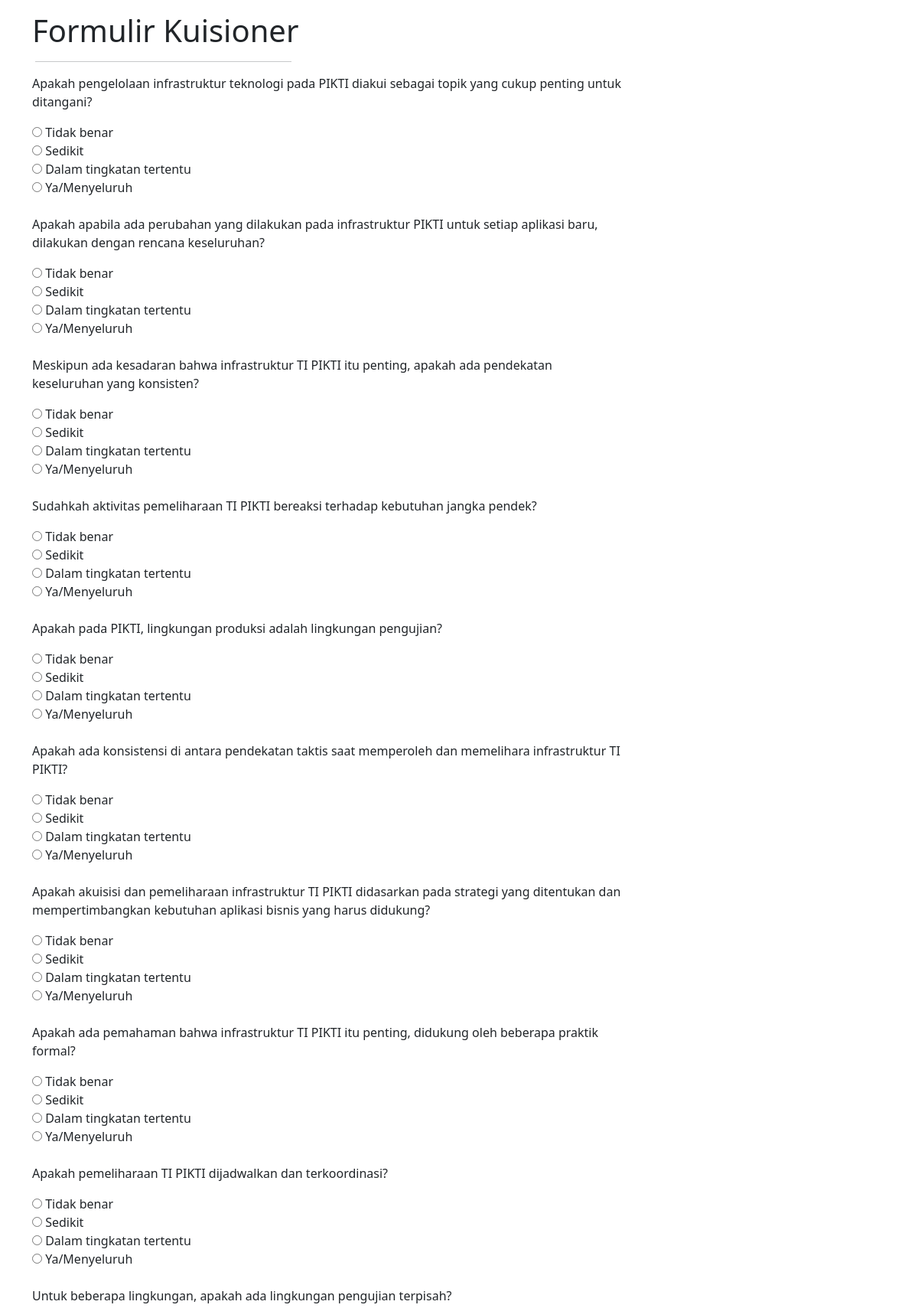
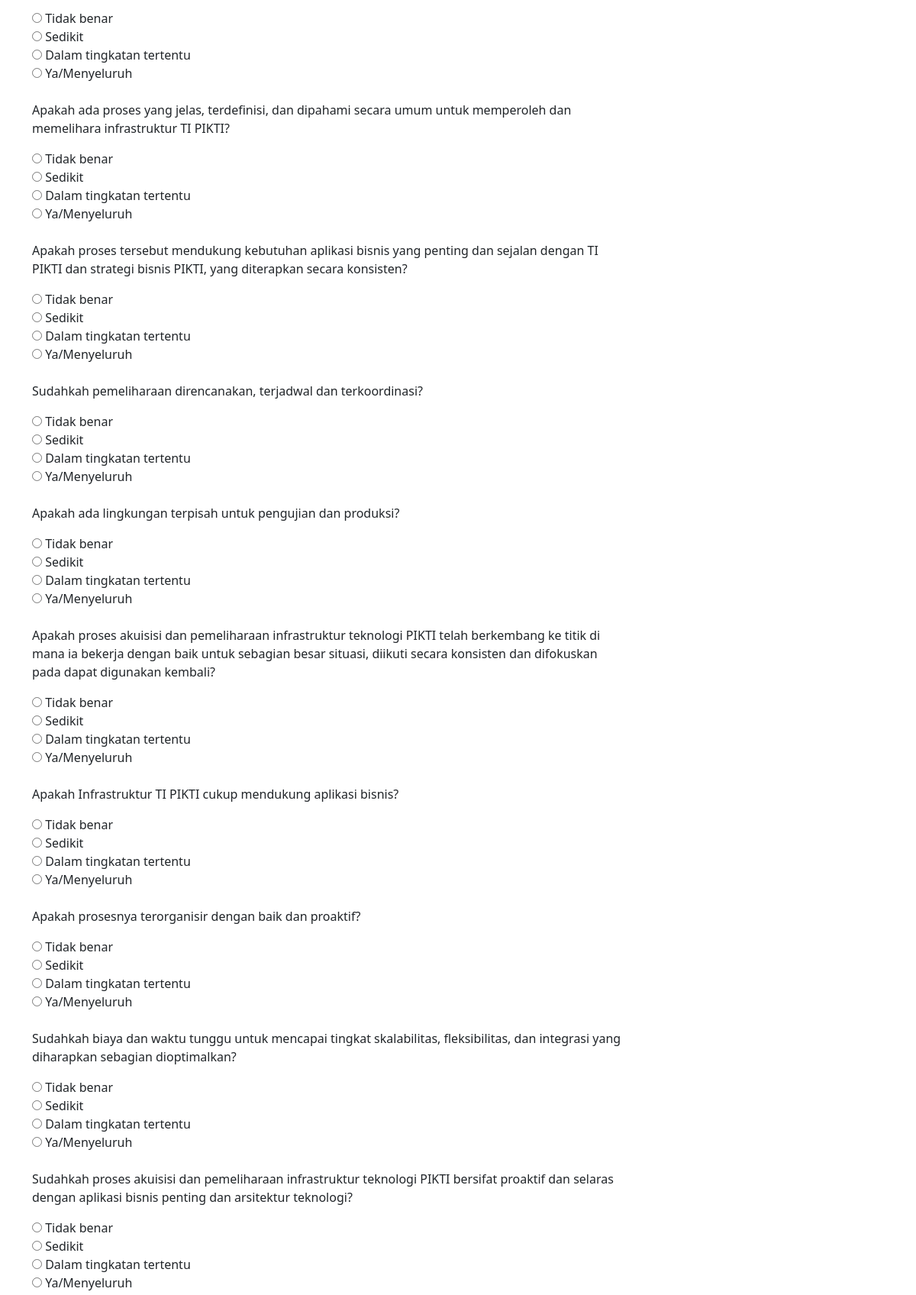
/Frontend/pertanyaan/3 (upper part), run on the app's committed database (2 pictures, top to bottom).
### tables this page shows
CREATE TABLE `kuisioner` (
  `id` int(11) NOT NULL,
  `id_kategori` int(11) NOT NULL,
  `pertanyaan` varchar(255) NOT NULL,
  `level` int(11) NOT NULL
);

### application/controllers/Frontend.php (called while the page is built, shortened)
<?php
class Frontend extends CI_Controller {
    function __construct() {
		$this->load->model('Dashboard_model');
	}
   public function pertanyaan($id)
   {
		$data['kuisioner'] = $this->Dashboard_model->ambil_where('kuisioner','id_kategori',$id);
		$this->load->view('frontend/kuisioner',$data);
   }
}

### index.php (called while the page is built, shortened)
<?php
require_once BASEPATH.'core/CodeIgniter.php';

### application/models/Dashboard_model.php (called while the page is built, shortened)
<?php
class Dashboard_model extends CI_Model {
	function ambil_where($table,$field,$id)
	{
		$this->db->select('*');
		$this->db->from($table);
		$this->db->where($field, $id);
		$this->db->order_by('id','ASC');
		return $this->db->get()->result();
	}
}
?>

### application/views/frontend/kuisioner.php (the view, shortened to what this page needs)
<!DOCTYPE html>
<html lang="en">
<head>
    <link href="https://cdn.jsdelivr.net/npm/bootstrap@5.0.0-beta3/dist/css/bootstrap.min.css" rel="stylesheet" />
</head>
<body>
    <div class="navbar navbar-inverse navbar-fixed-top">
    </div>
    <div class="container">
        <div class="mb-2 col-lg-12">
            <div class="page-header">
                <h1 id="forms">Formulir Kuisioner</h1>
            </div>
        </div>
        <hr class="mt-3 ms-1" style="width:30%;text-align:left;margin-left:0">
        <div class="row">
            <div class="col-lg-10">
                <form class="form-horizontal" action="<?= base_url('Frontend/p_hasil/'.$this->uri->segment(3));?>" method="post">
                        <fieldset>
                            <div id="po" class="form-group">
                                <div class="mb-3 col-lg-10">
                                    <?php foreach($kuisioner as $get) {?>
                                    <p> <?= $get->pertanyaan;?> </p>
                                    <input type="radio" id="html" name="<?= $get->id;?>" value="0">
                                    <label for="html">Tidak benar</label><br>
                                    <input type="radio" id="html" name="<?= $get->id;?>" value="0.33">
                                    <label for="html">Sedikit</label><br>
                                    <input type="radio" id="html" name="<?= $get->id;?>" value="0.67">
                                    <label for="html">Dalam tingkatan tertentu</label><br>
                                    <input type="radio" id="html" name="<?= $get->id;?>" value=" 1">
                                    <label for="html">Ya/Menyeluruh</label><br>
                                    <br>
                                    <?php } ?>
                                </div>
                            </div>
                        </fieldset>
                </form>
            </div>
        </div>
    </div>
</body>
</html>

### data on the page
kuisioner: pertanyaan "Apakah pengelolaan infrastruktur teknologi pada PIKTI diakui sebagai topik yang cukup penting untuk ditangani?"
kuisioner: pertanyaan "Apakah apabila ada perubahan yang dilakukan pada infrastruktur PIKTI untuk setiap aplikasi baru, dilakukan dengan rencana keseluruhan?"
kuisioner: pertanyaan "Meskipun ada kesadaran bahwa infrastruktur TI PIKTI itu penting, apakah ada pendekatan keseluruhan yang konsisten?"
kuisioner: pertanyaan "Sudahkah aktivitas pemeliharaan TI PIKTI bereaksi terhadap kebutuhan jangka pendek?"
kuisioner: pertanyaan "Apakah pada PIKTI, lingkungan produksi adalah lingkungan pengujian?"
kuisioner: pertanyaan "Apakah ada konsistensi di antara pendekatan taktis saat memperoleh dan memelihara infrastruktur TI PIKTI?"
kuisioner: pertanyaan "Apakah akuisisi dan pemeliharaan infrastruktur TI PIKTI didasarkan pada strategi yang ditentukan dan mempertimbangkan kebutuhan aplikasi bisnis yang harus didukung?"
kuisioner: pertanyaan "Apakah ada pemahaman bahwa infrastruktur TI PIKTI itu penting, didukung oleh beberapa praktik formal?"
kuisioner: pertanyaan "Apakah pemeliharaan TI PIKTI dijadwalkan dan terkoordinasi?"
kuisioner: pertanyaan "Untuk beberapa lingkungan, apakah ada lingkungan pengujian terpisah?"
kuisioner: pertanyaan "Apakah ada proses yang jelas, terdefinisi, dan dipahami secara umum untuk memperoleh dan memelihara infrastruktur TI PIKTI?"
kuisioner: pertanyaan "Apakah proses tersebut mendukung kebutuhan aplikasi bisnis yang penting dan sejalan dengan TI PIKTI dan strategi bisnis PIKTI, yang diterapkan secara konsisten?"
kuisioner: pertanyaan "Sudahkah pemeliharaan direncanakan, terjadwal dan terkoordinasi?"
kuisioner: pertanyaan "Apakah ada lingkungan terpisah untuk pengujian dan produksi?"
kuisioner: pertanyaan "Apakah proses akuisisi dan pemeliharaan infrastruktur teknologi PIKTI telah berkembang ke titik di mana ia bekerja dengan baik untuk sebagian besar situasi, diikuti secara konsisten dan difokuskan pada dapat digunakan kembali?"
kuisioner: pertanyaan "Apakah Infrastruktur TI PIKTI cukup mendukung aplikasi bisnis?"
kuisioner: pertanyaan "Apakah prosesnya terorganisir dengan baik dan proaktif?"
kuisioner: pertanyaan "Sudahkah biaya dan waktu tunggu untuk mencapai tingkat skalabilitas, fleksibilitas, dan integrasi yang diharapkan sebagian dioptimalkan?"
kuisioner: pertanyaan "Sudahkah proses akuisisi dan pemeliharaan infrastruktur teknologi PIKTI bersifat proaktif dan selaras dengan aplikasi bisnis penting dan arsitektur teknologi?"
